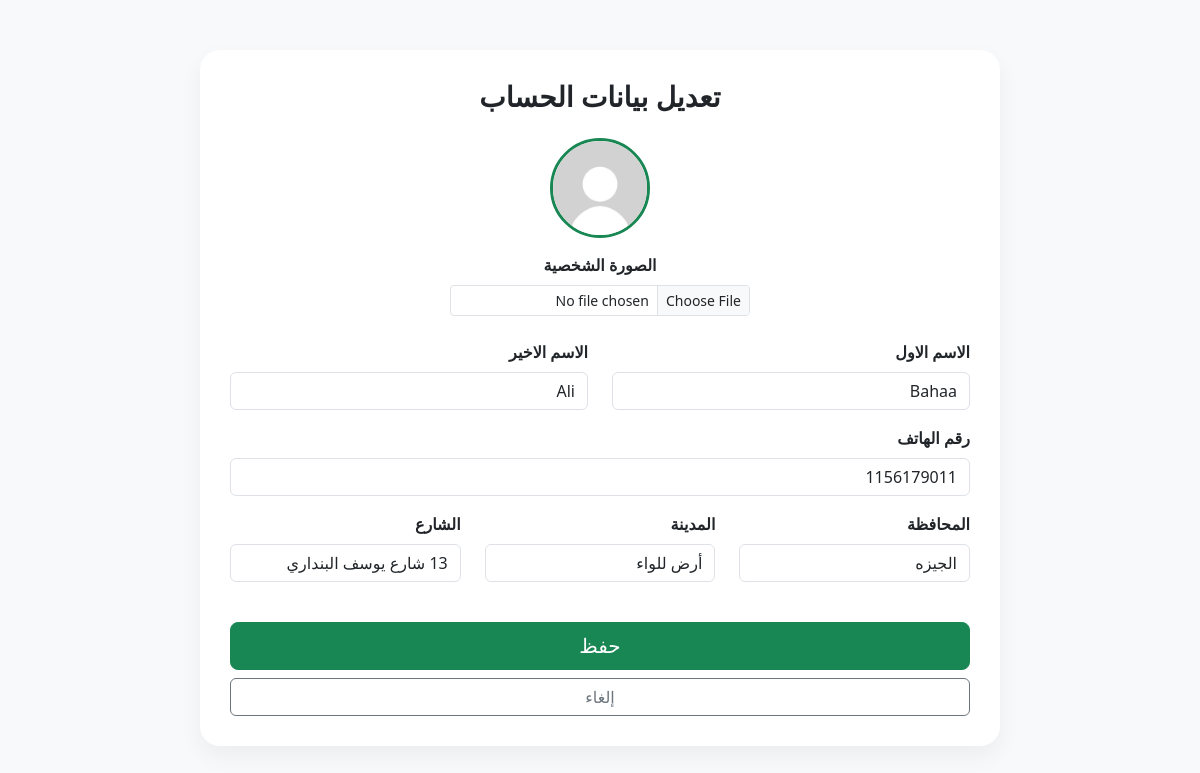
/UpdateProfile (signed in), run on the app's committed database.
### Flask_app/Model.py (models this page shows, shortened)
class User(db.Model, UserMixin):
    __tablename__ = "user"
    UserID = db.Column(db.Integer, primary_key=True)
    Image = db.Column(db.String(100), nullable=True, default="default.jpg")
    FirstName = db.Column(db.String(50), nullable=False)
    LastName = db.Column(db.String(50), nullable=False)
    Email = db.Column(db.String(100), unique=True, nullable=False)
    Password = db.Column(db.String(100), nullable=False)
    Type_user = db.Column(db.String(50), nullable=False, default="user")
    information = db.relationship(
        "InformationUser", backref="user", uselist=False, cascade="all, delete-orphan"
    )
    bookings = db.relationship("Booking", backref="client", lazy=True)

class InformationUser(db.Model):
    __tablename__ = "information_user"
    InformationID = db.Column(db.Integer, primary_key=True)
    UserID = db.Column(
        db.Integer,
        db.ForeignKey("user.UserID", ondelete="CASCADE"),
        nullable=False,
        unique=True,
    )
    Phone = db.Column(db.String(15), nullable=False)
    Governorate = db.Column(db.String(50), nullable=False)
    City = db.Column(db.String(50), nullable=False)
    Street = db.Column(db.String(50), nullable=False)

### Flask_app/user/routes.py (the view, shortened to what this page needs)
@user_bp.route("/UpdateProfile", methods=["GET", "POST"])
def UpdateProfile():
    form = UpdateInformationUser()
    if request.method == "GET":
        form.FirstName.data = current_user.FirstName
        form.LastName.data = current_user.LastName
        if current_user.information:
            form.Phone.data = str(current_user.information.Phone)
            form.Governorate.data = current_user.information.Governorate
            form.City.data = current_user.information.City
            form.Street.data = current_user.information.Street
    return render_template("/User_html/UpdateProfile.html", form=form)

### Flask_app/user/forms.py
class UpdateInformationUser(FlaskForm):
    Image = FileField(
        "الصورة الشخصية", validators=[FileAllowed(["jpg", "png", "jpeg"])]
    )
    FirstName = StringField("الاسم الاول", validators=[DataRequired()])
    LastName = StringField("الاسم الاخير", validators=[DataRequired()])
    Phone = StringField(
        "رقم الهاتف", validators=[DataRequired(), Length(min=10, max=10)]
    )
    Governorate = StringField("المحافظة", validators=[DataRequired()])
    City = StringField("المدينة", validators=[DataRequired()])
    Street = StringField("الشارع", validators=[DataRequired()])
    submit = SubmitField("حفظ")

### Flask_app/Model.py (called while the page is built)
@login_manager.user_loader
def load_user(user_id):
    return User.query.get(int(user_id))

### Flask_app/templates/User_html/UpdateProfile.html (shortened to what this page needs)
<!DOCTYPE html>
<html lang="ar" dir="rtl">
<head>
    <link href="https://cdn.jsdelivr.net/npm/bootstrap@5.3.0/dist/css/bootstrap.min.css" rel="stylesheet">
    <link rel="stylesheet" href="https://cdn.jsdelivr.net/npm/bootstrap-icons@1.11.1/font/bootstrap-icons.css">
</head>
<body>
<div class="container">
    <div class="update-container">
        <h3 class="fw-bold mb-4 text-center">تعديل بيانات الحساب</h3>
        <form method="POST" enctype="multipart/form-data" novalidate>
            <div class="text-center mb-4">
                {% if current_user.Image %}
                    <img src="{{ url_for('static', filename='images/images_user/' + current_user.Image) }}" class="current-avatar">
                {% else %}
                    <div class="bg-secondary text-white rounded-circle d-inline-flex align-items-center justify-content-center mb-3" style="width: 100px; height: 100px; font-size: 2rem;">
                        {{ current_user.FirstName[0] | upper }}
                    </div>
                {% endif %}
                <div class="mb-3">
                    <label class="form-label d-block fw-bold">{{ form.Image.label }}</label>
                    {{ form.Image(class="form-control form-control-sm mx-auto", style="max-width: 300px;") }}
                </div>
            </div>
            <div class="row">
                <div class="col-md-6 mb-3">
                    <label class="form-label fw-semibold">{{ form.FirstName.label }}</label>
                    {{ form.FirstName(class="form-control") }}
                </div>
                <div class="col-md-6 mb-3">
                    <label class="form-label fw-semibold">{{ form.LastName.label }}</label>
                    {{ form.LastName(class="form-control") }}
                </div>
                <div class="col-md-12 mb-3">
                    <label class="form-label fw-semibold">{{ form.Phone.label }}</label>
                    {{ form.Phone(class="form-control", placeholder="01xxxxxxxxx") }}
                </div>
                <div class="col-md-4 mb-3">
                    <label class="form-label fw-semibold">{{ form.Governorate.label }}</label>
                    {{ form.Governorate(class="form-control") }}
                </div>
                <div class="col-md-4 mb-3">
                    <label class="form-label fw-semibold">{{ form.City.label }}</label>
                    {{ form.City(class="form-control") }}
                </div>
                <div class="col-md-4 mb-3">
                    <label class="form-label fw-semibold">{{ form.Street.label }}</label>
                    {{ form.Street(class="form-control") }}
                </div>
            </div>
            <div class="d-grid gap-2 mt-4">
                {{ form.submit(class="btn btn-success btn-lg") }}
                <a href="/Profile" class="btn btn-outline-secondary">إلغاء</a>
            </div>
        </form>
    </div>
</div>
</body>
</html>

### Flask_app/templates/User_html/UpdateProfile.html (style rules this page uses)
body { background-color: #f8f9fa; }
.update-container { max-width: 800px; margin: 50px auto; background: white; padding: 30px; border-radius: 20px; box-shadow: 0 10px 25px rgba(0,0,0,0.05); }
.current-avatar { width: 100px; height: 100px; border-radius: 50%; object-fit: cover; border: 3px solid #198754; margin-bottom: 15px; }

### data on the page
User: Image (placeholder picture), FirstName "Bahaa", LastName "Ali"
InformationUser: Phone "1156179011", Governorate "الجيزه", City "أرض للواء", Street "13 شارع يوسف البنداري"
